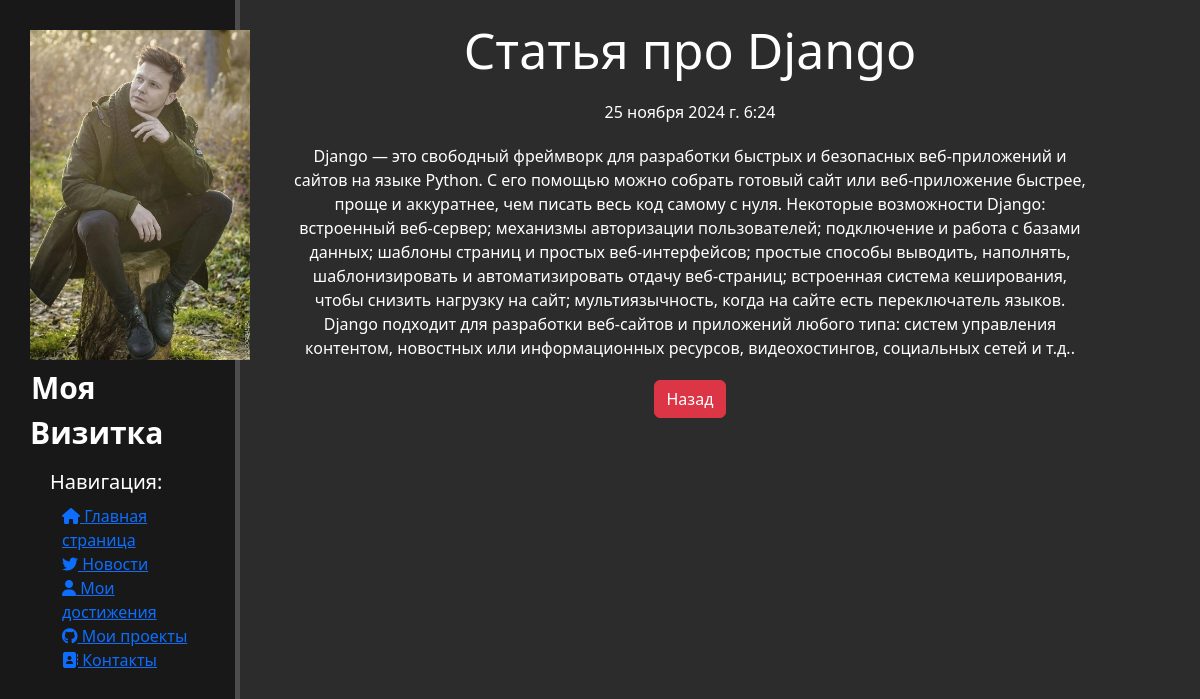
Screenshot of /news/1 with the database file from the repository.
### news/models.py (models this page shows, shortened)
class Article(models.Model):
    title = models.CharField('Название',max_length=50)
    anons = models.CharField('Анонс',max_length=250)
    text_all = models.TextField('Статья')
    date = models.DateTimeField('Дата публикации')
    class Meta:
        verbose_name = 'Новость'
        verbose_name_plural = 'Новости'

### news/views.py (the view)
# urls.py: path('<int:pk>', views.NewsDeleteView.as_view(), name='news-detail'),
class NewsDeleteView(DeleteView):
    model = Article
    template_name = 'news/details_view.html'
    context_object_name = 'article'

### news/templates/news/details_view.html (shortened to what this page needs)
{% extends 'main/layout.html' %}
{% block content %}
    <div class="features">
        <h1>{{ article.title }}</h1>
        <p>{{ article.date }}</p>
        <p>{{ article.text_all }}</p>
        <a href="{% url "news_home" %}" class= "btn btn-danger">Назад</a>
    </div>
{% endblock %}

### main/static/main/css/main.css (style rules this page uses)
body { background: #2c2c2c; }
main .features { float: left; color: #ffffff; margin-top: 20px; text-align: center; width: 75%; }
main .features h1 { font-size: 50px; }
main .features p { max-width: 800px; margin: 20px auto }

### rows the page displays
Article: title "Статья про Django", date "25 ноября 2024 г. 6:24", text_all "Django — это свободный фреймворк для разработки быстрых и безопасных веб-приложений и сайтов на языке Python. С его помощью можно собрать готовый сайт или веб-приложение быстрее, проще и аккуратнее, чем писать весь код самому с нуля. Некоторые возможности Django: встроенный веб-сервер; механизмы авторизации пользователей; подключение и работа с базами данных; шаблоны страниц и простых веб-интерфейсов; простые способы выводить, наполнять, шаблонизировать и автоматизировать отдачу веб-страниц; встроенная система кеширования, чтобы снизить нагрузку на сайт; мультиязычность, когда на сайте есть переключатель языков. Django подходит для разработки веб-сайтов и приложений любого типа: систем…"
